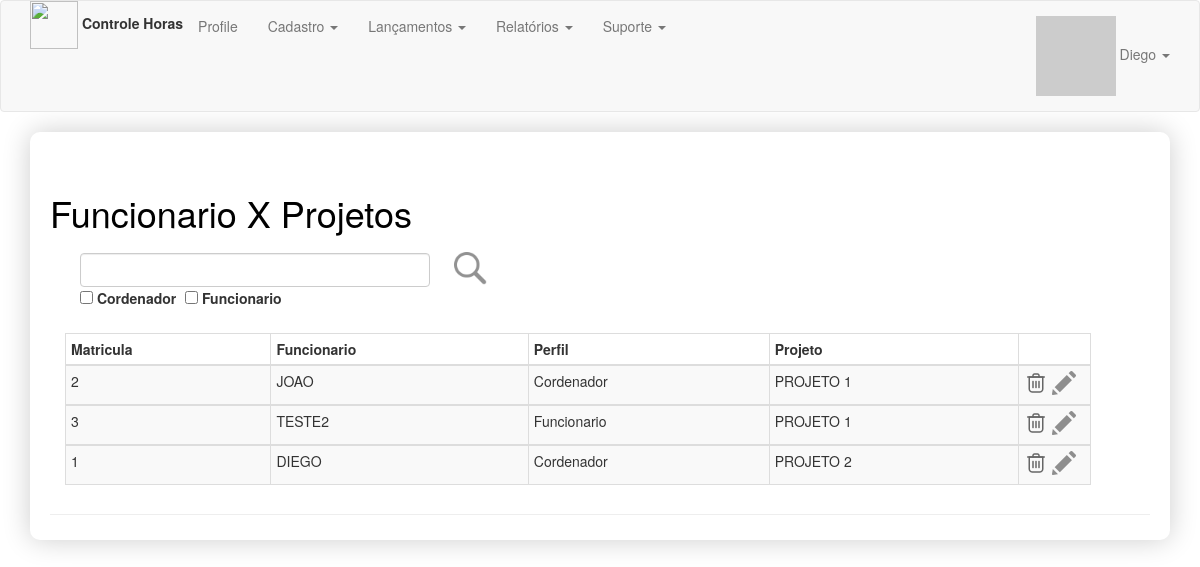
Before: /admin/vinculo/lista (signed in) with the older database file.
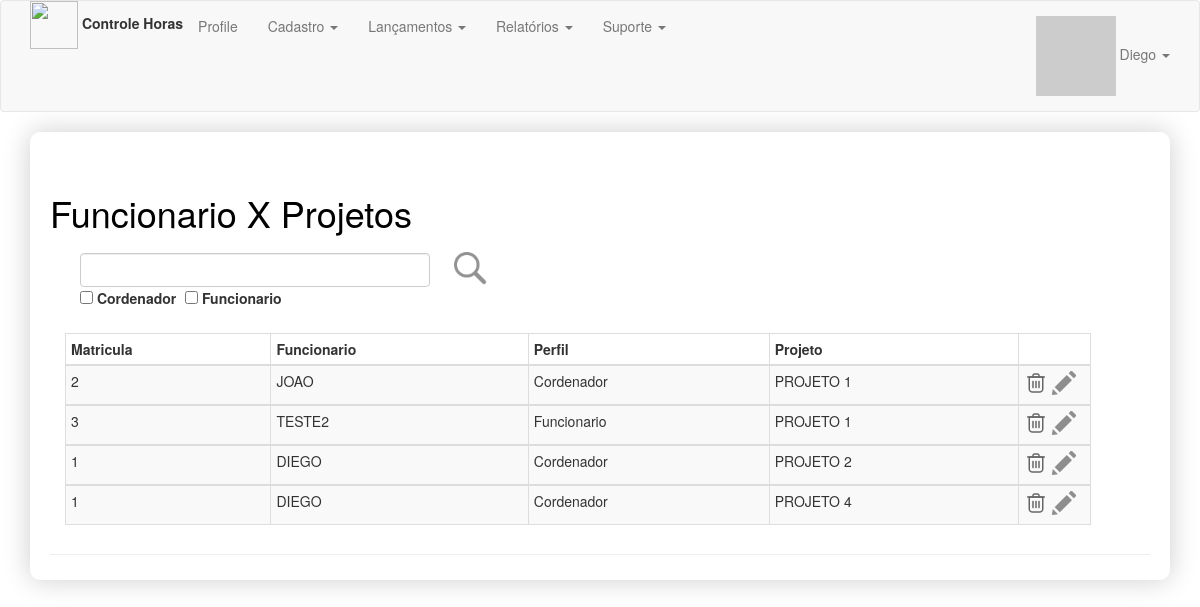
After: the same page with the newer database file.
### app/models.py (models this page shows, shortened)
class FuncionarioProjeto(db.Model):
    __tablename__= 'funcionario_projeto'
    id = db.Column(db.Integer, primary_key=True, autoincrement=True)
    funcionario_id = db.Column(db.Integer, db.ForeignKey('funcionario.id'))
    projeto_id = db.Column(db.Integer, db.ForeignKey('projeto.id'))
    cordenador = db.Column(db.Boolean())
    funcionarios = db.relationship('Funcionario', backref="funcionarios", lazy=True)
    projetos = db.relationship('Projeto', backref="projetos", lazy=True)

class Funcionario(db.Model):
    __tablename__ = 'funcionario'
    id = db.Column(db.Integer, primary_key=True, autoincrement=True)
    matricula = db.Column(db.String(7), unique=True)
    nome = db.Column(db.Text())
    user_id = db.Column(db.Integer, db.ForeignKey('users.id'))
    senha = db.Column(db.String(256))

class Projeto(db.Model):
    __tablename__= 'projeto'
    id = db.Column(db.Integer, primary_key=True, autoincrement=True)
    nome = db.Column(db.Text())
    cliente_id = db.Column(db.Integer, db.ForeignKey('clientes.id'))
    descricao = db.Column(db.Text())
    clientes = db.relationship('Cliente', backref="clientes", lazy=True)

### app/vinculo/routes.py (the view)
@vinculo.route('/lista',methods=['GET', 'POST'])
def vinculoLista():
    if request.form.get('submitFiltro') == 'submitFiltro':
        filtro = request.form.get('txtFiltro')
        filtroCordenador = request.form.get('chkCordenador')
        filtroFuncionario = request.form.get('chkFuncionario')
        if filtroCordenador == "on":
            buscaCordenador = True
        else:
            buscaCordenador = False
        if filtroFuncionario == "on":
            buscaFuncionario = False
        else:
            buscaFuncionario = True
        if filtro is None or filtro == "":
            if buscaCordenador or not buscaFuncionario :
                vinculoLista = FuncionarioProjeto.query.filter(or_(FuncionarioProjeto.cordenador == buscaCordenador, FuncionarioProjeto.cordenador == buscaFuncionario))
            else:
                vinculoLista = FuncionarioProjeto.query.all()
        else:
            vinculoLista = FuncionarioProjeto.query.join(FuncionarioProjeto.funcionarios)\
                .join(FuncionarioProjeto.projetos)\
                .filter(or_(Funcionario.nome.like('%' + filtro +'%'),Funcionario.matricula.like('%' + filtro +'%')) | \
                           (Projeto.nome.like('%' + filtro +'%')), ((FuncionarioProjeto.cordenador == buscaCordenador) | (FuncionarioProjeto.cordenador == buscaFuncionario)))
    else:
        vinculoLista = FuncionarioProjeto.query.all()
    return render_template('vinculo/vinculoCadastroLista.html', vinculoLista=vinculoLista)

### app/models.py (called while the page is built)
@login_manager.user_loader
def load_user(user_id):
    return User.query.get(int(user_id))

    def gravatar(self, size=100, default='identicon', rating='g'):
        if request.is_secure:
            url = 'https://secure.gravatar.com/avatar'
        else:
            url = 'http://www.gravatar.com/avatar'
        hash = self.avatar_hash or hashlib.md5(self.email.encode('utf-8')).hexdigest()
        return "{url}/{hash}?s={size}&d={default}&r={rating}".format(url=url, hash=hash, size=size, default=default, rating=rating)

### app/templates/vinculo/vinculoCadastroLista.html
{% extends "base.html" %}
{% block page_content %}
<div class="page-header" style="">
    <div class="container">
        <div class="row">
            <h1>Funcionario X Projetos</h1>
            <div class="col-sm-12">
                <form method="post" action="/admin/vinculo/lista">
                    <div class="col-sm-4" style="padding-top:10px">
                        <input name="txtFiltro" class="form-control" type="text" title="filtro">
                        <div>
                            <div style="float:left; width:30%">
                                <input name="chkCordenador" type="checkbox">
                                <label>Cordenador</label>
                            </div>
                            <div>
                                <input name="chkFuncionario" type="checkbox">
                                <label>Funcionario</label>
                            </div>
                        </div>
                    </div>
                    <input type="image" src="{{ url_for('static', filename='imagens/search.png') }}" width="48"
                           height="48" value="submitFiltro" name="submitFiltro">
                </form>
            </div>
        </div>
        <br/>
        <form method="post" action="/admin/vinculo/lista/remover">
            <div class="table-responsive">
                <table class="table table-striped table-bordered table-hover table-condensed" style="width:90%">
                    <thead class="thead-dark">
                    <tr>
                        <th>Matricula</th>
                        <th>Funcionario</th>
                        <th>Perfil</th>
                        <th>Projeto</th>
                        <th></th>
                    </tr>
                    </thead>
                    {% for vinculo in vinculoLista %}
                    <tbody>
                    <tr>
                        <td>{{vinculo.funcionarios.matricula}}</td>
                        <td>{{vinculo.funcionarios.nome}}</td>
                        {% if vinculo.cordenador %}
                        <td>Cordenador</td>
                        {% else %}
                        <td>Funcionario</td>
                        {% endif %}
                        <td>{{vinculo.projetos.nome}}</td>
                        <td width="7%">
                            <input type="image" src="{{ url_for('static', filename='imagens/remover.png') }}" width="24"
                           height="24" value="{{vinculo.id}}" name="remover">
                            <input type="image" src="{{ url_for('static', filename='imagens/edit.png') }}" width="24"
                           height="24" value="{{vinculo.id}}" name="edit"></td>
                    </tr>
                    </tbody>
                    {% endfor %}
                </table>
            </div>
        </form>
    </div>
</div>
{% endblock %}

Changed rows visible on the page:
added FuncionarioProjeto: funcionarios.matricula "1", funcionarios.nome "DIEGO", cordenador "Cordenador", projetos.nome "PROJETO 4"
